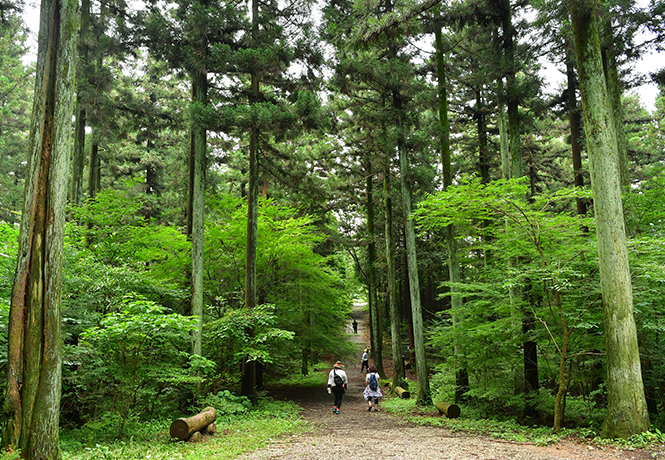
#> input picture 알짜배기 예제로 배우는 OpenCV/Chapter_6/green.png, 665 x 460 px
$ python code_6-8.py
#> lines starting #> are read from the running program, lines starting #| are printed output that depends on the picture; after the words box and inside, x2 and y2 are one past the last pixel; in counts of white or black regions, pixels touching at a corner belong together
import cv2 as cv

img_color = cv.imread('green.png', cv.IMREAD_COLOR)
#> img_color is the input picture: shape (460, 665, 3); mean B, G, R 58.6, 109.1, 89.9

height, width = img_color.shape[:2]
#> height = 460; width = 665
center_x, center_y = int(width*0.5), int(height*0.5)
#> center_x = 332; center_y = 230

# 이미지 중심에서 일정 거리를 ROI 영역으로 합니다.
# copy 메소드를 사용하면 원본 이미지 수정 없이 ROI 영역을 다룰 수 있습니다.
img_roi = img_color[center_y-100:center_y+100, center_x-100:center_x+100].copy()
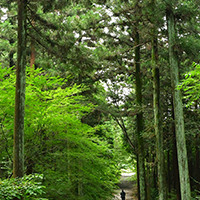
#> img_roi: shape (200, 200, 3); mean B, G, R 42.5, 99, 77

# ROI 영역을 그레이 스케일로 변환한 후, 케니 에지를 구합니다.
img_gray = cv.cvtColor(img_roi, cv.COLOR_BGR2GRAY)
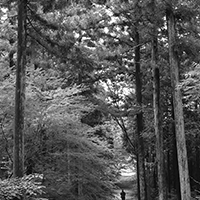
#> img_gray: shape (200, 200); min 0, max 255, mean 86
img_edge = cv.Canny(img_gray, 100, 300)
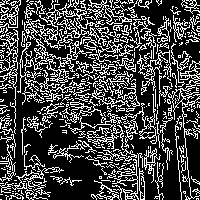
#> img_edge: shape (200, 200); 27.6% white in thin lines or dots

# 원본 컬러 영상에 다시 ROI를 복사하기 위해 컬러 영상으로 변환합니다.
img_edge = cv.cvtColor(img_edge, cv.COLOR_GRAY2BGR)
#> img_edge: shape (200, 200, 3); 27.6% white in thin lines or dots

# 원본 컬러 영상에 다시 ROI를 복사해줍니다.
img_color[center_y-100:center_y+100, center_x-100:center_x+100] = img_edge
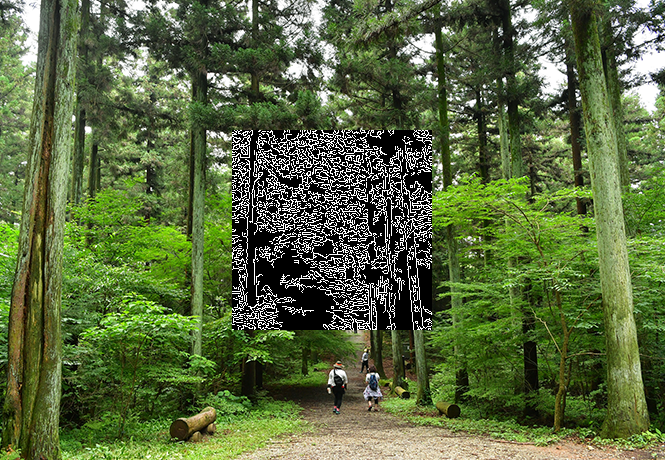
#> img_color: shape (460, 665, 3); 13.06% of pixels changed, all inside (x1, y1, x2, y2) = (232, 130, 432, 330)

cv.imshow("COLOR", img_color)
cv.imshow("ROI", img_roi)

cv.waitKey(0)

cv.destroyAllWindows()

$ run again, with 알짜배기 예제로 배우는 OpenCV/Chapter_6/cat.png copied over 알짜배기 예제로 배우는 OpenCV/Chapter_6/green.png
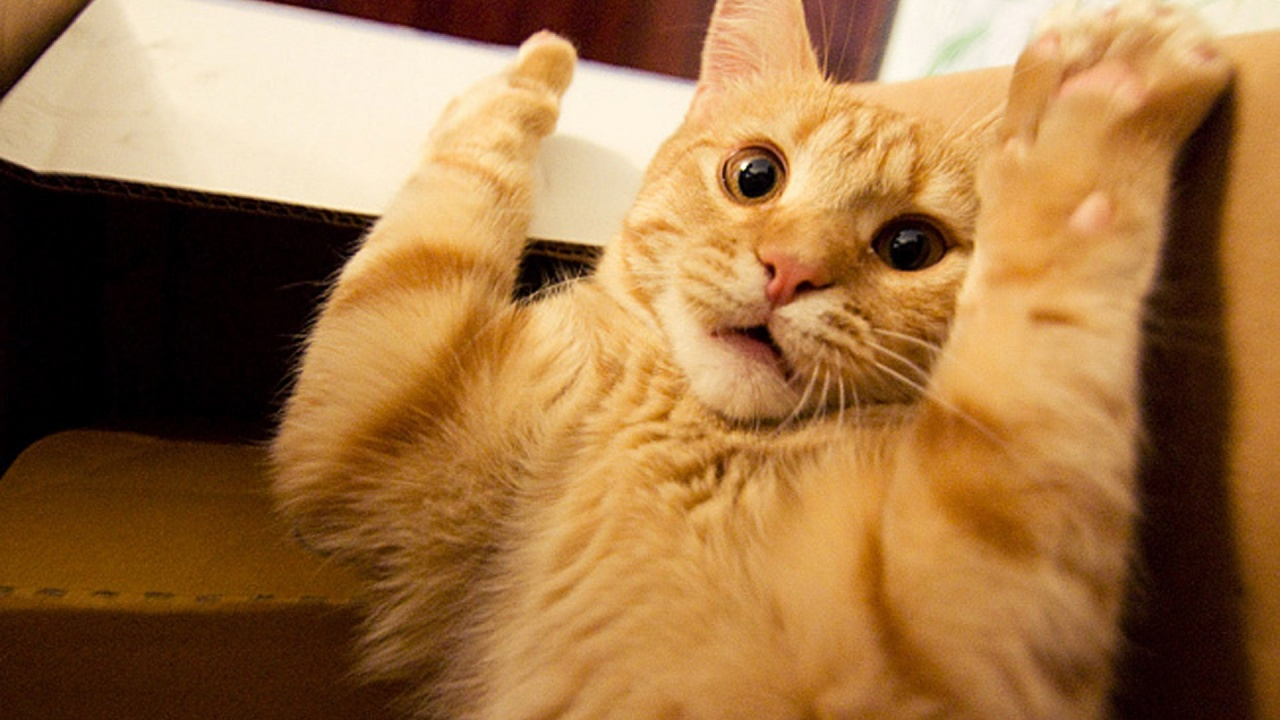
#> input picture 알짜배기 예제로 배우는 OpenCV/Chapter_6/cat.png, 1280 x 720 px
#> img_color is the input picture: shape (720, 1280, 3); mean B, G, R 68.2, 115.3, 158.2
#> `img_edge = cv.Canny(img_gray, 100, 300)`:
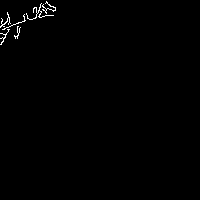
#> img_edge: shape (200, 200); 0.62% white in thin lines or dots, all inside (x1, y1, x2, y2) = (0, 1, 56, 45)
#> `img_color[center_y-100:center_y+100, center_x-100:center_x+100] = img_..`:
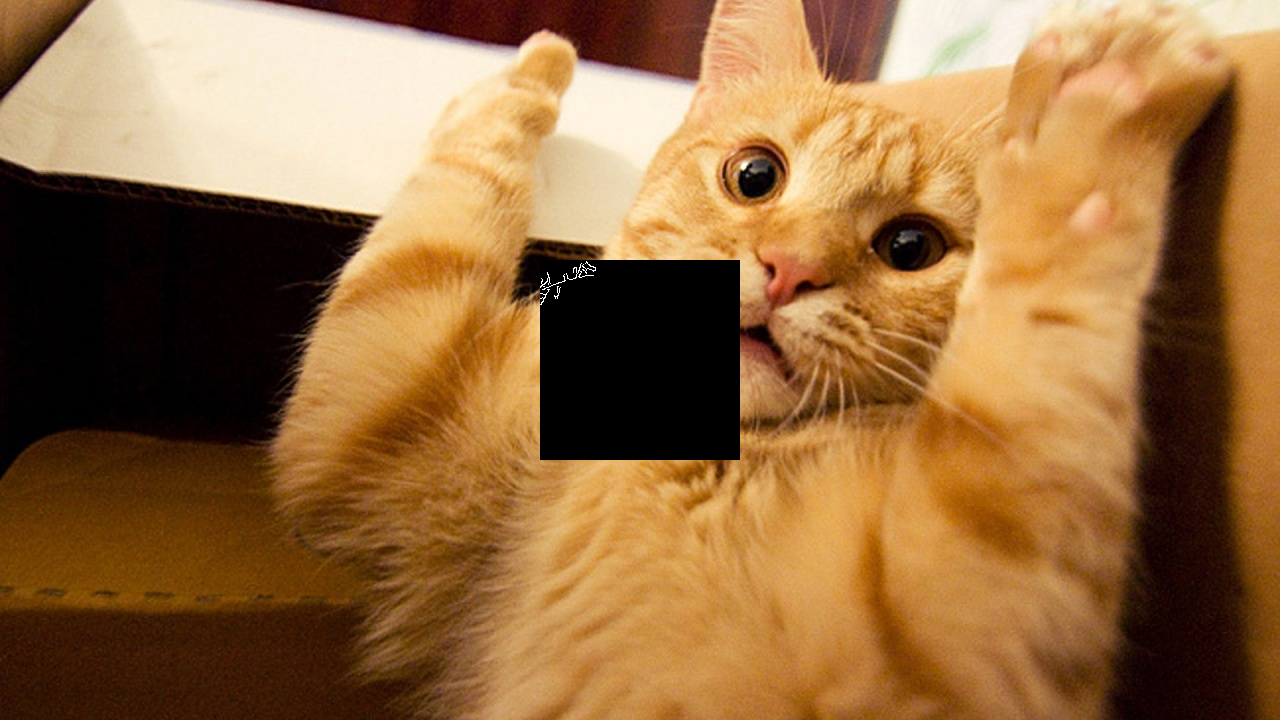
#> img_color: shape (720, 1280, 3); 4.34% of pixels changed, all inside (x1, y1, x2, y2) = (540, 260, 740, 460)
